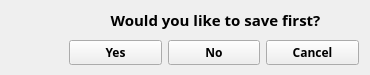
<?xml version="1.0" encoding="UTF-8"?>
<ui version="4.0">
 <class>SaveChangesDialog</class>
 <widget class="QDialog" name="SaveChangesDialog">
  <property name="windowModality">
   <enum>Qt::ApplicationModal</enum>
  </property>
  <property name="geometry">
   <rect>
    <x>0</x>
    <y>0</y>
    <width>370</width>
    <height>75</height>
   </rect>
  </property>
  <property name="minimumSize">
   <size>
    <width>370</width>
    <height>75</height>
   </size>
  </property>
  <property name="maximumSize">
   <size>
    <width>370</width>
    <height>75</height>
   </size>
  </property>
  <property name="font">
   <font>
    <family>Segoe UI Semibold</family>
    <weight>75</weight>
    <bold>true</bold>
   </font>
  </property>
  <property name="mouseTracking">
   <bool>true</bool>
  </property>
  <property name="windowTitle">
   <string>Unsaved Changes</string>
  </property>
  <property name="windowIcon">
   <iconset resource="resources.qrc">
    <normaloff>:/images/icon.ico</normaloff>:/images/icon.ico</iconset>
  </property>
  <widget class="QDialogButtonBox" name="buttonBox">
   <property name="geometry">
    <rect>
     <x>30</x>
     <y>240</y>
     <width>341</width>
     <height>32</height>
    </rect>
   </property>
   <property name="orientation">
    <enum>Qt::Horizontal</enum>
   </property>
   <property name="standardButtons">
    <set>QDialogButtonBox::Cancel|QDialogButtonBox::Ok</set>
   </property>
  </widget>
  <widget class="QLabel" name="AlertText">
   <property name="geometry">
    <rect>
     <x>70</x>
     <y>0</y>
     <width>291</width>
     <height>31</height>
    </rect>
   </property>
   <property name="font">
    <font>
     <pointsize>11</pointsize>
    </font>
   </property>
   <property name="contextMenuPolicy">
    <enum>Qt::NoContextMenu</enum>
   </property>
   <property name="text">
    <string>Would you like to save first?</string>
   </property>
   <property name="textFormat">
    <enum>Qt::AutoText</enum>
   </property>
   <property name="alignment">
    <set>Qt::AlignBottom|Qt::AlignHCenter</set>
   </property>
   <property name="wordWrap">
    <bool>false</bool>
   </property>
  </widget>
  <widget class="QWidget" name="horizontalLayoutWidget">
   <property name="geometry">
    <rect>
     <x>69</x>
     <y>35</y>
     <width>290</width>
     <height>36</height>
    </rect>
   </property>
   <layout class="QHBoxLayout" name="horizontalLayout">
    <item>
     <widget class="QPushButton" name="SaveChangesYes">
      <property name="text">
       <string>Yes</string>
      </property>
     </widget>
    </item>
    <item>
     <widget class="QPushButton" name="SaveChangesNo">
      <property name="text">
       <string>No</string>
      </property>
     </widget>
    </item>
    <item>
     <widget class="QPushButton" name="SaveChangesCancel">
      <property name="text">
       <string>Cancel</string>
      </property>
     </widget>
    </item>
   </layout>
  </widget>
  <widget class="QLabel" name="label">
   <property name="geometry">
    <rect>
     <x>10</x>
     <y>12</y>
     <width>51</width>
     <height>51</height>
    </rect>
   </property>
   <property name="text">
    <string/>
   </property>
   <property name="pixmap">
    <pixmap resource="resources.qrc">:/images/warning.png</pixmap>
   </property>
   <property name="scaledContents">
    <bool>true</bool>
   </property>
  </widget>
 </widget>
 <resources>
  <include location="resources.qrc"/>
 </resources>
 <connections/>
</ui>
